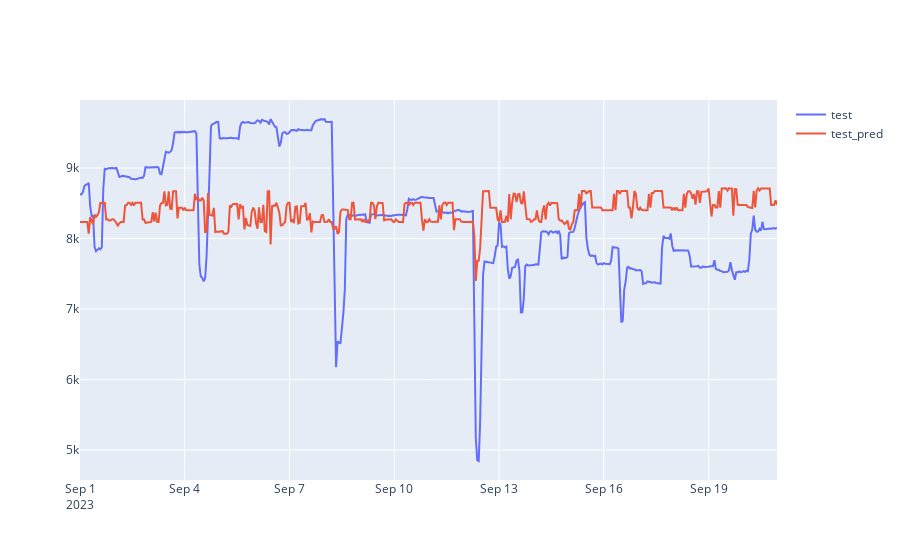

Notebook source saved alongside this figure:
### Code cell
fig = go.Figure()
fig.add_trace(go.Scatter(x=y_test.index, y=y_test, mode='lines', name='test'))
fig.add_trace(go.Scatter(x=y_test.index, y=y_test_pred, mode='lines', name='test_pred'))
fig.show()

### Figure 1 — Plotly figure (JSON) as saved in the notebook; plotly's stock layout.template omitted (floating-point values rounded to 4 significant figures; data arrays with more than 128 entries replaced by an {"elided": "..."} marker saying what was removed)
{"data": [{"mode": "lines", "name": "test", "type": "scatter", "x": {"elided": "480 str values"}, "y": {"elided": "480 float values"}}, {"mode": "lines", "name": "test_pred", "type": "scatter", "x": {"elided": "480 str values"}, "y": {"elided": "480 float values"}}], "layout": {}}
